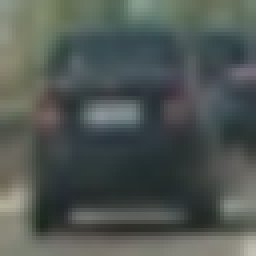
#> input picture vehicles/image0002.png, 64 x 64 px (shown 4 times larger); its folder holds only this picture in this run
$ jupyter execute --allow-errors vehicle-detection.ipynb   (shell and % lines are left out)   (older library calls are emulated)
#> lines starting #> are read from the running program, lines starting #| are printed output that depends on the picture
Vehicle Detection Project

Perform a Histogram of Oriented Gradients (HOG) feature extraction on a labeled training set of images and train a classifier Linear SVM classifier
Optionally, you can also apply a color transform and append binned color features, as well as histograms of color, to your HOG feature vector.
Note: for those first two steps don't forget to normalize your features and randomize a selection for training and testing.
Implement a sliding-window technique and use your trained classifier to search for vehicles in images.
Run your pipeline on a video stream (start with the test_video.mp4 and later implement on full project_video.mp4) and create a heat map of recurring detections frame by frame to reject outliers and follow detected vehicles.
Estimate a bounding box for vehicles detected.

[cell 1]
import matplotlib.image as mpimg
import numpy as np
import cv2
from skimage.feature import hog
import matplotlib.image as mpimg
import matplotlib.pyplot as plt
import glob
import time
from sklearn.svm import LinearSVC
from sklearn.preprocessing import StandardScaler
from skimage.feature import hog
import pickle
from scipy.ndimage.measurements import label
from sklearn.model_selection import train_test_split
from skimage import color, exposure

# Define a function to compute color histogram features
# NEED TO CHANGE bins_range if reading .png files with mpimg!
def color_hist(img, nbins=32, bins_range=(0, 1)):
    # Compute the histogram of the color channels separately
    channel1_hist = np.histogram(img[:,:,0], bins=nbins, range=bins_range)
    channel2_hist = np.histogram(img[:,:,1], bins=nbins, range=bins_range)
    channel3_hist = np.histogram(img[:,:,2], bins=nbins, range=bins_range)
    # Concatenate the histograms into a single feature vector
    hist_features = np.concatenate((channel1_hist[0], channel2_hist[0], channel3_hist[0]))
    # Return the individual histograms, bin_centers and feature vector
    return hist_features

# Define a function to extract features from a list of images
# Have this function call bin_spatial() and color_hist()
def extract_features_nohog(imgs, cspace='RGB', spatial_size=(32, 32),
                        hist_bins=32, hist_range=(0, 256)):
    # Create a list to append feature vectors to
    features = []
    # Iterate through the list of images
    for file in imgs:
        # Read in each one by one
        image = mpimg.imread(file)
        # apply color conversion if other than 'RGB'
        if cspace != 'RGB':
            if cspace == 'HSV':
                feature_image = cv2.cvtColor(image, cv2.COLOR_RGB2HSV)
            elif cspace == 'LUV':
                feature_image = cv2.cvtColor(image, cv2.COLOR_RGB2LUV)
            elif cspace == 'HLS':
                feature_image = cv2.cvtColor(image, cv2.COLOR_RGB2HLS)
            elif cspace == 'YUV':
                feature_image = cv2.cvtColor(image, cv2.COLOR_RGB2YUV)
        else: feature_image = np.copy(image)
        # Apply bin_spatial() to get spatial color features
        spatial_features = bin_spatial(feature_image, size=spatial_size)
        # Apply color_hist() also with a color space option now
        hist_features = color_hist(feature_image, nbins=hist_bins, bins_range=hist_range)
        # Append the new feature vector to the features list
        features.append(np.concatenate((spatial_features, hist_features)))
    # Return list of feature vectors
    return features

# Define a function to extract features from a list of images
# Have this function call bin_spatial() and color_hist()
def extract_features(imgs, color_space='RGB', spatial_size=(32, 32),
                        hist_bins=32, orient=9,
                        pix_per_cell=8, cell_per_block=2, hog_channel=0,
                        spatial_feat=True, hist_feat=True, hog_feat=True):
    # Create a list to append feature vectors to
    features = []
    # Iterate through the list of images
    for file in imgs:
        file_features = []
        # Read in each one by one
        image = mpimg.imread(file)
        # apply color conversion if other than 'RGB'
        if color_space != 'RGB':
            if color_space == 'HSV':
                feature_image = cv2.cvtColor(image, cv2.COLOR_RGB2HSV)
            elif color_space == 'LUV':
                feature_image = cv2.cvtColor(image, cv2.COLOR_RGB2LUV)
            elif color_space == 'HLS':
                feature_image = cv2.cvtColor(image, cv2.COLOR_RGB2HLS)
            elif color_space == 'YUV':
                feature_image = cv2.cvtColor(image, cv2.COLOR_RGB2YUV)
            elif color_space == 'YCrCb':
                feature_image = cv2.cvtColor(image, cv2.COLOR_RGB2YCrCb)
        else: feature_image = np.copy(image)

        if spatial_feat == True:
            spatial_features = bin_spatial(feature_image, size=spatial_size)
            file_features.append(spatial_features)
        if hist_feat == True:
            # Apply color_hist()
            hist_features = color_hist(feature_image, nbins=hist_bins)
            file_features.append(hist_features)
        if hog_feat == True:
        # Call get_hog_features() with vis=False, feature_vec=True
            if hog_channel == 'ALL':
                hog_features = []
                for channel in range(feature_image.shape[2]):
                    hog_features.append(get_hog_features(feature_image[:,:,channel],
                                        orient, pix_per_cell, cell_per_block,
                                        vis=False, feature_vec=True))
                hog_features = np.ravel(hog_features)
            else:
                hog_features = get_hog_features(feature_image[:,:,hog_channel], orient,
                            pix_per_cell, cell_per_block, vis=False, feature_vec=True)
            # Append the new feature vector to the features list
            file_features.append(hog_features)
        features.append(np.concatenate(file_features))
    # Return list of feature vectors
    return features

# Define a function that takes an image,
# start and stop positions in both x and y,
# window size (x and y dimensions),
# and overlap fraction (for both x and y)
# [59 lines left out: functions slide_window, draw_boxes, convert_color, not called in this run]

def bin_spatial(img, size):
    color1 = cv2.resize(img[:,:,0], size).ravel()
    color2 = cv2.resize(img[:,:,1], size).ravel()
    color3 = cv2.resize(img[:,:,2], size).ravel()
    return np.hstack((color1, color2, color3))

def get_hog_features(img, orient, pix_per_cell, cell_per_block,
                        vis=False, feature_vec=True):
    # Call with two outputs if vis==True
    if vis == True:
        features, hog_image = hog(img, orientations=orient,
                                  pixels_per_cell=(pix_per_cell, pix_per_cell),
                                  cells_per_block=(cell_per_block, cell_per_block),
                                  transform_sqrt=False,
                                  visualise=vis, feature_vector=feature_vec)
        return features, hog_image
    # Otherwise call with one output
    else:
        features = hog(img, orientations=orient,
                       pixels_per_cell=(pix_per_cell, pix_per_cell),
                       cells_per_block=(cell_per_block, cell_per_block),
                       transform_sqrt=False,
                       visualise=vis, feature_vector=feature_vec)
        return features

# [9 lines left out: function visualize, not called in this run]

Explore Dataset

[cell 2]
# images are divided up into vehicles and non-vehicles

car_images = glob.glob('./vehicles/*.png')
notcar_images = glob.glob('./non_vehicles/*.png')
cars = []
notcars = []

for image in car_images:
     cars.append(image)

for image in notcar_images:
     notcars.append(image)


# Define a function to return some characteristics of the dataset
def data_look(car_list, notcar_list):
    data_dict = {}
    # Define a key in data_dict "n_cars" and store the number of car images
    data_dict["n_cars"] = len(car_list)
    # Define a key "n_notcars" and store the number of notcar images
    data_dict["n_notcars"] = len(notcar_list)
    # Read in a test image, either car or notcar
    example_img = mpimg.imread(car_list[0])
#> example_img is the input picture: shape (64, 64, 3) float32; mean R, G, B 0.314, 0.342, 0.326
    # Define a key "image_shape" and store the test image shape 3-tuple
    data_dict["image_shape"] = example_img.shape
    # Define a key "data_type" and store the data type of the test image.
    data_dict["data_type"] = example_img.dtype
    # Return data_dict
    return data_dict

data_info = data_look(cars, notcars)

print('Your function returned a count of',
      data_info["n_cars"], ' cars and',
      data_info["n_notcars"], ' non-cars')
#| Your function returned a count of 1  cars and 0  non-cars
print('of size: ',data_info["image_shape"], ' and data type:',
      data_info["data_type"])
#| of size:  (64, 64, 3)  and data type: float32
# Just for fun choose random car / not-car indices and plot example images
car_ind = np.random.randint(0, len(cars))
#> car_ind = 0
#> (the rest of this cell did not finish here and is left out)

Extract Hog Features

[cell 3]
# Generate a random index to look at a car image
ind = np.random.randint(0, len(cars))
#> ind = 0
# Read in the image
image = mpimg.imread(cars[ind])
gray = cv2.cvtColor(image, cv2.COLOR_RGB2GRAY)
# Define HOG parameters
orient = 9
pix_per_cell = 8
cell_per_block = 2
# Call our function with vis=True to see an image output
features, hog_image = get_hog_features(gray, orient,
                        pix_per_cell, cell_per_block,
                        vis=True, feature_vec=False)
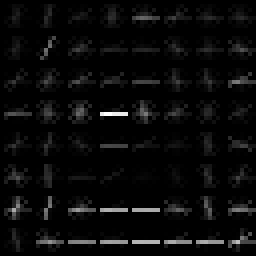
#> hog_image: shape (64, 64) float32 (shown 4 times larger); min 0, max 0.127, mean 0.005; drawn with min black and max white


# Plot the examples
fig = plt.figure()
plt.subplot(121)
plt.imshow(image, cmap='gray')
plt.title('Example Car Image')
plt.subplot(122)
plt.imshow(hog_image, cmap='gray')
plt.title('HOG Visualization')
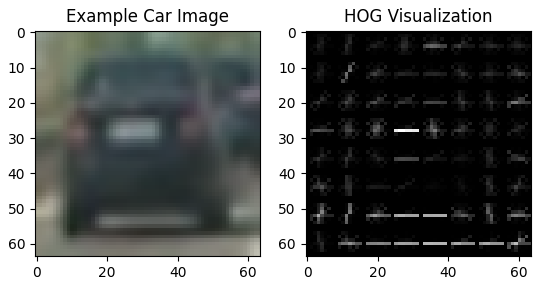
#> figure drawn by matplotlib, 2 panels

Combine and Normalize features

[cell 4]
car_features = extract_features_nohog(cars, cspace='RGB', spatial_size=(32, 32),
                        hist_bins=32, hist_range=(0, 256))
#> in bin_spatial, `color1 = cv2.resize(img[:,:,0], size).ravel()`: color1 = 1024 values, max 0.743 at index 1023, min 0.118 at index 869, mean 0.314
#> in bin_spatial, `color2 = cv2.resize(img[:,:,1], size).ravel()`: color2 = 1024 values, max 0.739 at index 1023, min 0.155 at index 807, mean 0.342
#> in bin_spatial, `color3 = cv2.resize(img[:,:,2], size).ravel()`: color3 = 1024 values, max 0.688 at index 1023, min 0.124 at index 869, mean 0.326
#> in extract_features_nohog, `spatial_features = bin_spatial(feature_image, size=spatial_size)`: spatial_features = 3072 values, max 0.743 at index 1023, min 0.118 at index 869, mean 0.328
#> in color_hist, `hist_features = np.concatenate((channel1_hist[0], channel2_hist[0], ch..`: hist_features = 96 values, max 4096 at index 0, min 0 at index 1, mean 128
#> car_features = 1 item
notcar_features = extract_features_nohog(notcars, cspace='RGB', spatial_size=(32, 32),
                        hist_bins=32, hist_range=(0, 256))

#> (the rest of this cell did not finish here and is left out)

Train Linear SVC on Color

#> (a cell that did not finish here is left out)

Train Linear SVC on HOG

[cell 6]
### TODO: Tweak these parameters and see how the results change.
colorspace = 'RGB' # Can be RGB, HSV, LUV, HLS, YUV, YCrCb
orient = 9
pix_per_cell = 8
cell_per_block = 2
hog_channel = 0 # Can be 0, 1, 2, or "ALL"

t=time.time()
car_features = extract_features(cars, color_space=colorspace, orient=orient,
                        pix_per_cell=pix_per_cell, cell_per_block=cell_per_block,
                        hog_channel=hog_channel)
#> in extract_features, `hist_features = color_hist(feature_image, nbins=hist_bins)`: hist_features = 96 values, max 606 at index 75, min 0 at index 0, mean 128
#> call 2 of get_hog_features, with orient = 9, pix_per_cell = 8, cell_per_block = 2, vis = False, feature_vec = True
#> in get_hog_features (call 2), `features = hog(img, orientations=orient, pixels_per_cell=(pix_per_cell..`: features = 1764 values, max 0.688 at index 1390, min 0 at index 3, mean 0.12
#> in get_hog_features (call 2), `features = hog(img, orientations=orient, pixels_per_cell=(pix_per_cell..`:
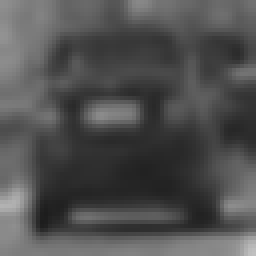
#> img: shape (64, 64) float32 (shown 4 times larger); min 0.114, max 0.753, mean 0.314
#> in extract_features, `hog_features = get_hog_features(feature_image[:,:,hog_channel], orient..`: hog_features has the same summary as features in get_hog_features
notcar_features = extract_features(notcars, color_space=colorspace, orient=orient,
                        pix_per_cell=pix_per_cell, cell_per_block=cell_per_block,
                        hog_channel=hog_channel)
t2 = time.time()
print(round(t2-t, 2), 'Seconds to extract HOG features...')
# Create an array stack of feature vectors
#> (the rest of this cell did not finish here and is left out)

Sliding Window Implementation

[cell 7]
image = mpimg.imread('./test_images/test1.jpg')
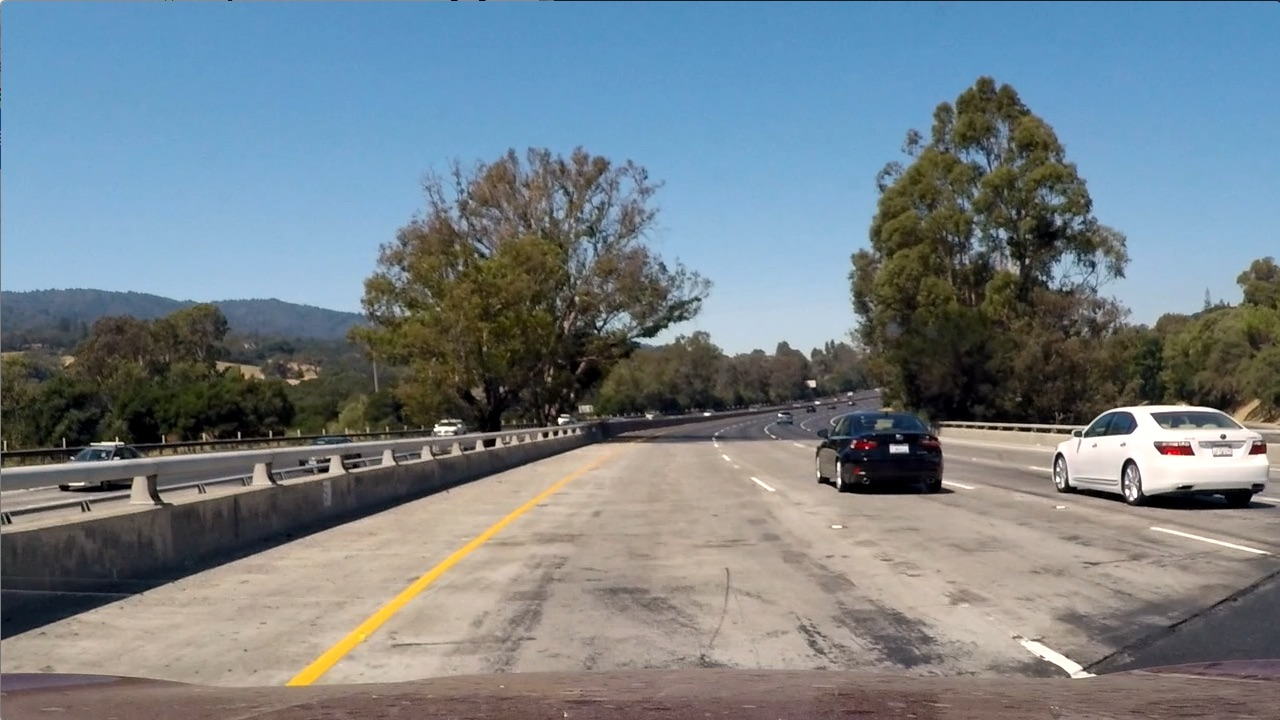
#> input picture test_images/test1.jpg, 1280 x 720 px
#> image is the input picture: shape (720, 1280, 3); mean R, G, B 117.5, 128.7, 135.5

# Here is your draw_boxes function from the previous exercise
def draw_boxes(img, bboxes, color=(0, 0, 255), thick=6):
    # Make a copy of the image
    imcopy = np.copy(img)
    # Iterate through the bounding boxes
    for bbox in bboxes:
        # Draw a rectangle given bbox coordinates
        cv2.rectangle(imcopy, bbox[0], bbox[1], color, thick)
    # Return the image copy with boxes drawn
    return imcopy


# Define a function that takes an image,
# start and stop positions in both x and y,
# window size (x and y dimensions),
# and overlap fraction (for both x and y)
def slide_window(img, x_start_stop=[None, None], y_start_stop=[None, None],
                    xy_window=(64, 64), xy_overlap=(0.5, 0.5)):
    # If x and/or y start/stop positions not defined, set to image size
    if x_start_stop[0] == None:
        x_start_stop[0] = 0
    if x_start_stop[1] == None:
        x_start_stop[1] = img.shape[1]
    if y_start_stop[0] == None:
        y_start_stop[0] = 0
    if y_start_stop[1] == None:
        y_start_stop[1] = img.shape[0]
    # Compute the span of the region to be searched
    xspan = x_start_stop[1] - x_start_stop[0]
#> xspan = 1280
    yspan = y_start_stop[1] - y_start_stop[0]
#> yspan = 720
    # Compute the number of pixels per step in x/y
    nx_pix_per_step = np.int(xy_window[0]*(1 - xy_overlap[0]))
    ny_pix_per_step = np.int(xy_window[1]*(1 - xy_overlap[1]))
    # Compute the number of windows in x/y
    nx_buffer = np.int(xy_window[0]*(xy_overlap[0]))
    ny_buffer = np.int(xy_window[1]*(xy_overlap[1]))
    nx_windows = np.int((xspan-nx_buffer)/nx_pix_per_step)
#> nx_windows = 19
    ny_windows = np.int((yspan-ny_buffer)/ny_pix_per_step)
#> ny_windows = 10
    # Initialize a list to append window positions to
    window_list = []
    # Loop through finding x and y window positions
    # Note: you could vectorize this step, but in practice
    # you'll be considering windows one by one with your
    # classifier, so looping makes sense
    for ys in range(ny_windows):
        for xs in range(nx_windows):
            # Calculate window position
            startx = xs*nx_pix_per_step + x_start_stop[0]
            endx = startx + xy_window[0]
            starty = ys*ny_pix_per_step + y_start_stop[0]
            endy = starty + xy_window[1]
            # Append window position to list
            window_list.append(((startx, starty), (endx, endy)))
    # Return the list of windows
    return window_list


windows = slide_window(image, x_start_stop=[None, None], y_start_stop=[None, None], xy_window=[128, 128], xy_overlap=[0.5, 0.5])
#> windows = 190 items

window_img = draw_boxes(image, windows, color=(0, 0, 255), thick=6)
#> the loop in draw_boxes, `for bbox in bboxes:` made 190 passes
#> bbox on passes 1 to 3: ((0, 0), (128, 128)), ((64, 0), (192, 128)), ((128, 0), (256, 128))
#> after the loop in draw_boxes, `for bbox in bboxes:`:
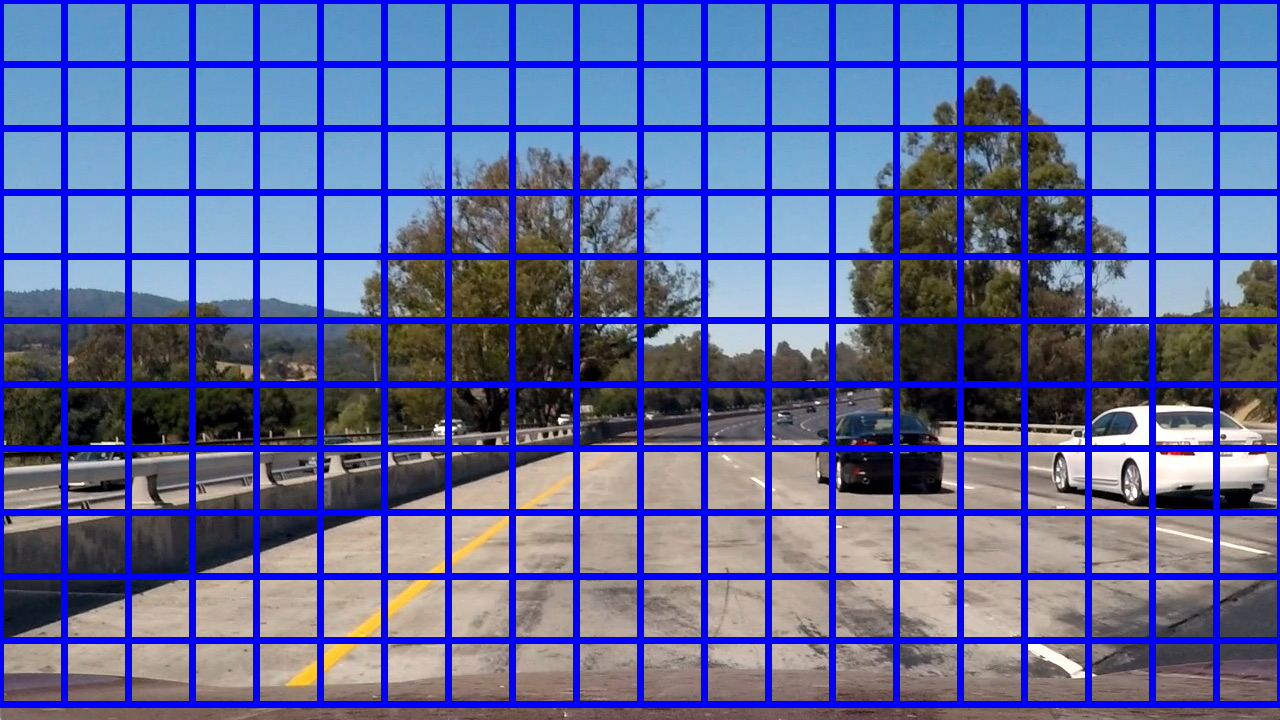
#> imcopy: shape (720, 1280, 3); mean R, G, B 92.9, 101.9, 160.4
plt.imshow(window_img)

Define a function to extract features from a single image window.

[cell 8]
# [45 lines left out: function single_img_features, not called in this run]

Define a function you will pass an image and the lit of windows to be searched.

[cell 9]
# [29 lines left out: function search_windows, not called in this run]

[cell 10]
### TODO: Tweak these parameters and see how the results change.
color_space = 'YCrCb' # Can be RGB, HSV, LUV, HLS, YUV, YCrCb
orient = 9  # HOG orientations
pix_per_cell = 8 # HOG pixels per cell
cell_per_block = 2 # HOG cells per block
hog_channel = "ALL" # Can be 0, 1, 2, or "ALL"
spatial_size = (32, 32) # Spatial binning dimensions
hist_bins = 32    # Number of histogram bins
spatial_feat = True # Spatial features on or off
hist_feat = True # Histogram features on or off
hog_feat = True # HOG features on or off
y_start_stop = [400, 656] # Min and max in y to search in slide_window()

car_features = extract_features(cars, color_space=color_space,
                        spatial_size=spatial_size, hist_bins=hist_bins,
                        orient=orient, pix_per_cell=pix_per_cell,
                        cell_per_block=cell_per_block,
                        hog_channel=hog_channel, spatial_feat=spatial_feat,
                        hist_feat=hist_feat, hog_feat=hog_feat)
#> in extract_features (call 3), `feature_image = cv2.cvtColor(image, cv2.COLOR_RGB2YCrCb)`: feature_image: shape (64, 64, 3) float32; mean of channels 0, 1, 2 0.332, 0.487, 0.497
notcar_features = extract_features(notcars, color_space=color_space,
                        spatial_size=spatial_size, hist_bins=hist_bins,
                        orient=orient, pix_per_cell=pix_per_cell,
                        cell_per_block=cell_per_block,
                        hog_channel=hog_channel, spatial_feat=spatial_feat,
                        hist_feat=hist_feat, hog_feat=hog_feat)
#> (reads svc_pickle.p from the repository)
